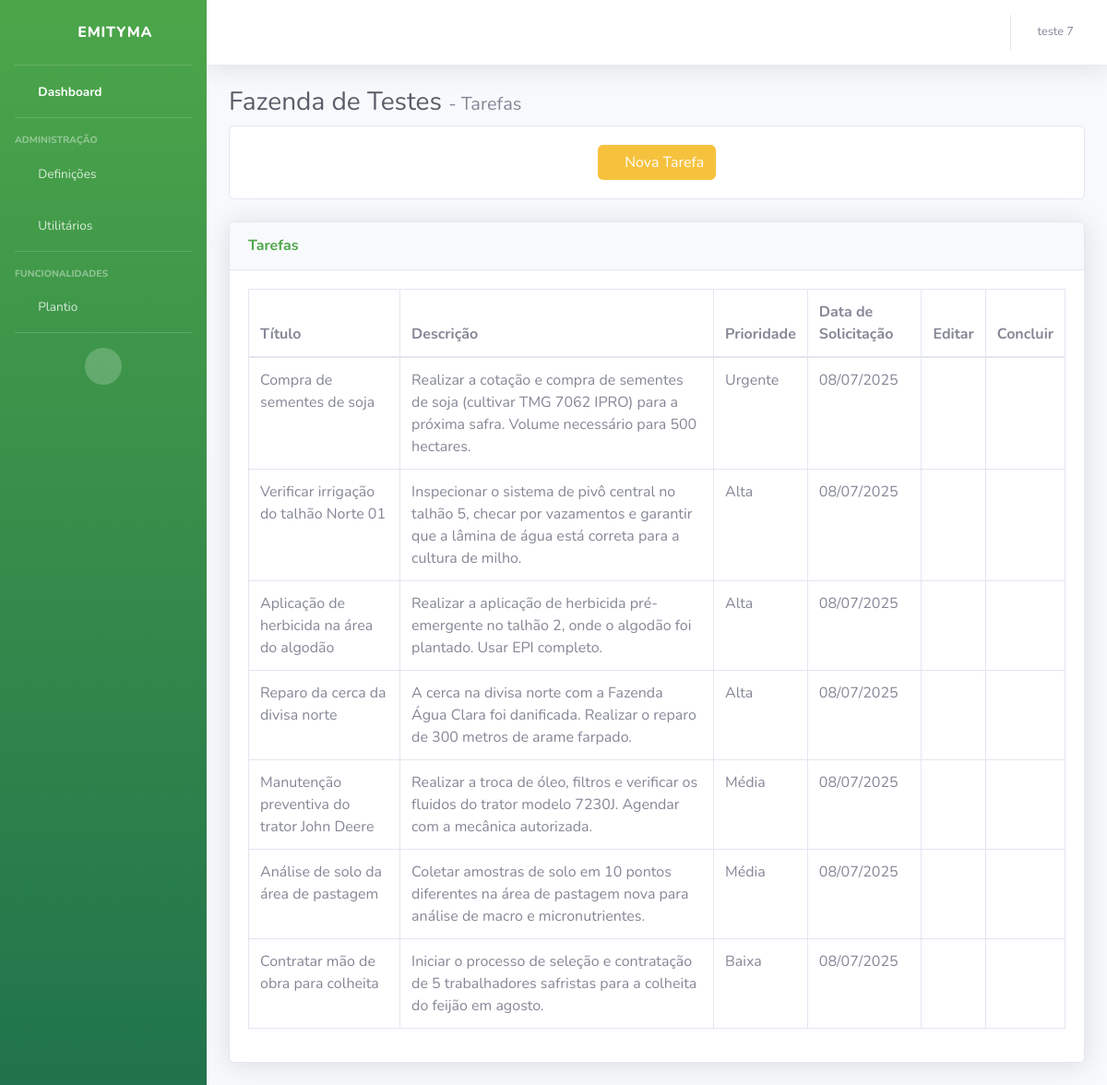
The page /dashboard/fazenda/fazenda-de-testes/tarefas/ (signed in) on the database its author committed.
### usuario/models.py (models this page shows)
class Usuario(models.Model):
    usuario_id          = models.AutoField(primary_key=True, verbose_name="ID")
    usuario_nome        = models.CharField(max_length=80, unique=True, verbose_name="Nome")
    usuario_email       = models.EmailField(max_length=80, unique=True, verbose_name="Email")
    usuario_senha       = models.CharField(max_length=30, unique=False, verbose_name="Senha")
    usuario_dtCriacao   = models.DateField(auto_now_add=True, verbose_name="Data de Criação")
    usuario_imagem      = models.ImageField(upload_to='fotos/usuario', blank=True, verbose_name="Imagem")

### core/models.py (models this page shows, shortened)
class Fazenda(models.Model):
    id_fazenda      = models.AutoField(primary_key=True, verbose_name="ID Fazenda")
    nome            = models.CharField(max_length=50, verbose_name="Nome")
    proprietario    = models.CharField(max_length=50, verbose_name="Proprietário")
    uf              = models.CharField(max_length=2, verbose_name="UF")
    cidade          = models.CharField(max_length=50, verbose_name="Cidade")
    email           = models.EmailField(max_length=50, verbose_name="Email")
    telefone        = models.CharField(max_length=30, verbose_name="Telefone")
    tamanho         = models.FloatField(max_length=20, verbose_name="Tamanho (ha)")
    slug            = models.SlugField(max_length=60, unique=True, blank=True)
    usuarios = models.ManyToManyField(
        Usuario,
        through='UsuarioFazenda',
        related_name='fazendas'
    )
    class Meta:
        verbose_name = "Fazenda"
        verbose_name_plural = "Fazendas"

class Tarefa(models.Model):
    PRIORIDADE_CHOICES = [
        ('A', 'Alta'),
        ('M', 'Média'),
        ('B', 'Baixa'),
        ('U', 'Urgente'),
    ]
    titulo          = models.CharField(max_length=50)
    descricao       = models.CharField(max_length=500)
    prioridade      = models.CharField(max_length=1, choices=PRIORIDADE_CHOICES)
    dt_solicitacao  = models.DateField(auto_now_add=True)
    fazenda         = models.ForeignKey(Fazenda, on_delete=models.CASCADE, related_name='tarefas')

### dashboard/views.py (the view)
# urls.py: path('fazenda/<slug:slug>/tarefas/', views.tarefas, name='tarefas'),
def tarefas(request, slug):
    usuario_id = request.session.get('usuario_id')
    if not usuario_id:
        return redirect('entrar')
    usuario = Usuario.objects.get(usuario_id=usuario_id)
    fazenda = get_object_or_404(Fazenda, slug=slug)
    usuario_fazenda = UsuarioFazenda.objects.get(fazenda=fazenda, usuario=usuario)
    nivel_acesso = usuario_fazenda.nivel_acesso
    prioridade_order = Case(
        When(prioridade='U', then=Value(1)),
        When(prioridade='A', then=Value(2)),
        When(prioridade='M', then=Value(3)),
        When(prioridade='B', then=Value(4)),
        default=Value(5),
        output_field=IntegerField()
    )
    tarefas = Tarefa.objects.filter(fazenda=fazenda).annotate(
        prioridade_ordem=prioridade_order
    ).order_by('prioridade_ordem', 'dt_solicitacao')
    return render(request, 'dashboard/tarefas.html', {
        'fazenda': fazenda,
        'usuario': usuario,
        'nivel_acesso': nivel_acesso,
        'tarefas': tarefas,
    })

### templates/dashboard/tarefas.html (shortened to what this page needs)
{% load static %}
<!DOCTYPE html>
<html lang="pt-br">
<head>
    <link href="{% static 'vendor/fontawesome-free/css/all.min.css' %}" rel="stylesheet" type="text/css">
    <link href="{% static 'css/dashboard.css' %}" rel="stylesheet">
</head>
<body id="page-top">
    {% include "dashboard/sidebar.html" %}
    <div class="container-fluid">
        <h1 class="h3 mb-2 text-gray-800">{{ fazenda.nome }} <span class="h5 text-gray-600">- Tarefas</span> </h1>
        <div class="card mb-4">
            <div class="card-body d-flex justify-content-center">
                {% if nivel_acesso != "Operador" %}
                <button type="button" class="btn btn-warning mx-2" data-toggle="modal" data-target="#modalTarefa">
                    <i class="fas fa-plus"></i> Nova Tarefa
                </button>
                {% endif %}
            </div>
        </div>
        <div class="card shadow mb-4">
            <div class="card-header py-3">
                <h6 class="m-0 font-weight-bold text-success">Tarefas</h6>
            </div>
            <div class="card-body">
                <div class="table-responsive">
                    <table class="table table-bordered" id="dataTable" width="100%" cellspacing="0">
                        <thead>
                            <tr>
                                <th>Título</th>
                                <th>Descrição</th>
                                <th>Prioridade</th>
                                <th>Data de Solicitação</th>
                                {% if nivel_acesso != "Operador" %}
                                <th>Editar</th>
                                {% endif %}
                                <th>Concluir</th>
                            </tr>
                        </thead>
                        <tbody>
                            {% if tarefas %}
                                {% for tarefa in tarefas %}
                                <tr>
                                    <td>{{ tarefa.titulo }}</td>
                                    <td>{{ tarefa.descricao }}</td>
                                    <td>
                                        {% if tarefa.prioridade == "U" %}Urgente
                                        {% elif tarefa.prioridade == "A" %}Alta
                                        {% elif tarefa.prioridade == "M" %}Média
                                        {% elif tarefa.prioridade == "B" %}Baixa
                                        {% else %}{{ tarefa.prioridade }}{% endif %}
                                    </td>
                                    <td>{{ tarefa.dt_solicitacao|date:"d/m/Y" }}</td>
                                    {% if nivel_acesso != "Operador" %}
                                    <td>
                                        <button
                                            type="button"
                                            class="btn btn-sm btn-link"
                                            title="Editar"
                                            data-toggle="modal"
                                            data-target="#modalEditarTarefa"
                                            data-id="{{ tarefa.id }}"
                                            data-titulo="{{ tarefa.titulo }}"
                                            data-descricao="{{ tarefa.descricao }}"
                                            data-prioridade="{{ tarefa.prioridade }}">
                                            <i class="fas fa-edit text-primary"></i>
                                        </button>
                                    </td>
                                    {% endif %}
                                    <td>
                                        <form method="post" action="{% url 'excluir_tarefa' slug=fazenda.slug %}" style="display:inline;">
                                            <button
                                                type="submit"
                                                class="btn btn-sm btn-link"
                                                title="Concluir">
                                                <i class="fas fa-check-circle text-success"></i>
                                            </button>
                                        </form>
                                    </td>
                                </tr>
                                {% endfor %}
                            {% else %}
                                <tr>
                                    <td colspan="{% if nivel_acesso != 'Operador' %}6{% else %}5{% endif %}" class="text-center">
                                        Nenhuma tarefa cadastrada.<br>
                                    </td>
                                </tr>
                            {% endif %}
                        </tbody>
                    </table>
                </div>
            </div>
        </div>
    </div>
</body>
</html>

### templates/dashboard/sidebar.html (shortened to what this page needs)
{% load static %}
<div id="wrapper">
    <ul class="navbar-nav bg-gradient-success sidebar sidebar-dark accordion" id="accordionSidebar">
            <a class="sidebar-brand d-flex align-items-center justify-content-center" href="">
                <div class="sidebar-brand-icon rotate-n-15">
                    <i class="fas fa-laugh-wink" ></i>
                </div>
                <div class="sidebar-brand-text mx-3">Emityma</div>
            </a>
            <hr class="sidebar-divider my-0">
            <li class="nav-item active">
                <a class="nav-link" href="{% url 'dashboard_home' slug=fazenda.slug %}">
                    <i class="fas fa-fw fa-tachometer-alt"></i>
                    <span>Dashboard</span></a>
            </li>
            <hr class="sidebar-divider">
            {% if nivel_acesso == "Administrador" or nivel_acesso == "Gerente" %}
            <div class="sidebar-heading">
                Administração
            </div>
            <li class="nav-item">
                <a class="nav-link collapsed" href="#" data-toggle="collapse" data-target="#collapseTwo"
                    aria-expanded="true" aria-controls="collapseTwo">
                    <i class="fas fa-fw fa-cog"></i>
                    <span>Definições</span>
                </a>
            </li>
            {% endif %}
            <li class="nav-item">
                <a class="nav-link collapsed" href="#" data-toggle="collapse" data-target="#collapseUtilities"
                    aria-expanded="true" aria-controls="collapseUtilities">
                    <i class="fas fa-fw fa-wrench"></i>
                    <span>Utilitários</span>
                </a>
            </li>
            <hr class="sidebar-divider">
            <div class="sidebar-heading">
                Funcionalidades
            </div>
            <li class="nav-item">
                <a class="nav-link collapsed" href="#" data-toggle="collapse" data-target="#collapsePages"
                    aria-expanded="true" aria-controls="collapsePages">
                    <i class="fas fa-fw fa-folder"></i>
                    <span>Plantio</span>
                </a>
            </li>
            <hr class="sidebar-divider d-none d-md-block">
            <div class="text-center d-none d-md-inline">
                <button class="rounded-circle border-0" id="sidebarToggle"></button>
            </div>
        </ul>
        <div id="content-wrapper" class="d-flex flex-column">
            <div id="content">
                <nav class="navbar navbar-expand navbar-light bg-white topbar mb-4 static-top shadow">
                    <ul class="navbar-nav ml-auto">
                        <li class="nav-item dropdown no-arrow">
                            <a class="nav-link dropdown-toggle" href="#" id="userDropdown" role="button"
                                data-toggle="dropdown" aria-haspopup="true" aria-expanded="false">
                                <span class="mr-2 d-none d-lg-inline text-gray-600 small">{{ usuario.usuario_nome }}</span>
                            </a>
                        </li>
                    </ul>
                </nav>

### rows shown on the page
Usuario: usuario_nome "teste 7"
Fazenda: nome "Fazenda de Testes"
Tarefa: titulo "Compra de sementes de soja", descricao "Realizar a cotação e compra de sementes de soja (cultivar TMG 7062 IPRO) para a próxima safra. Volume necessário para 500 hectares.", prioridade "Urgente", dt_solicitacao "08/07/2025"
Tarefa: titulo "Verificar irrigação do talhão Norte 01", descricao "Inspecionar o sistema de pivô central no talhão 5, checar por vazamentos e garantir que a lâmina de água está correta para a cultura de milho.", prioridade "Alta", dt_solicitacao "08/07/2025"
Tarefa: titulo "Aplicação de herbicida na área do algodão", descricao "Realizar a aplicação de herbicida pré-emergente no talhão 2, onde o algodão foi plantado. Usar EPI completo.", prioridade "Alta", dt_solicitacao "08/07/2025"
Tarefa: titulo "Reparo da cerca da divisa norte", descricao "A cerca na divisa norte com a Fazenda Água Clara foi danificada. Realizar o reparo de 300 metros de arame farpado.", prioridade "Alta", dt_solicitacao "08/07/2025"
Tarefa: titulo "Manutenção preventiva do trator John Deere", descricao "Realizar a troca de óleo, filtros e verificar os fluidos do trator modelo 7230J. Agendar com a mecânica autorizada.", prioridade "Média", dt_solicitacao "08/07/2025"
Tarefa: titulo "Análise de solo da área de pastagem", descricao "Coletar amostras de solo em 10 pontos diferentes na área de pastagem nova para análise de macro e micronutrientes.", prioridade "Média", dt_solicitacao "08/07/2025"
Tarefa: titulo "Contratar mão de obra para colheita", descricao "Iniciar o processo de seleção e contratação de 5 trabalhadores safristas para a colheita do feijão em agosto.", prioridade "Baixa", dt_solicitacao "08/07/2025"
